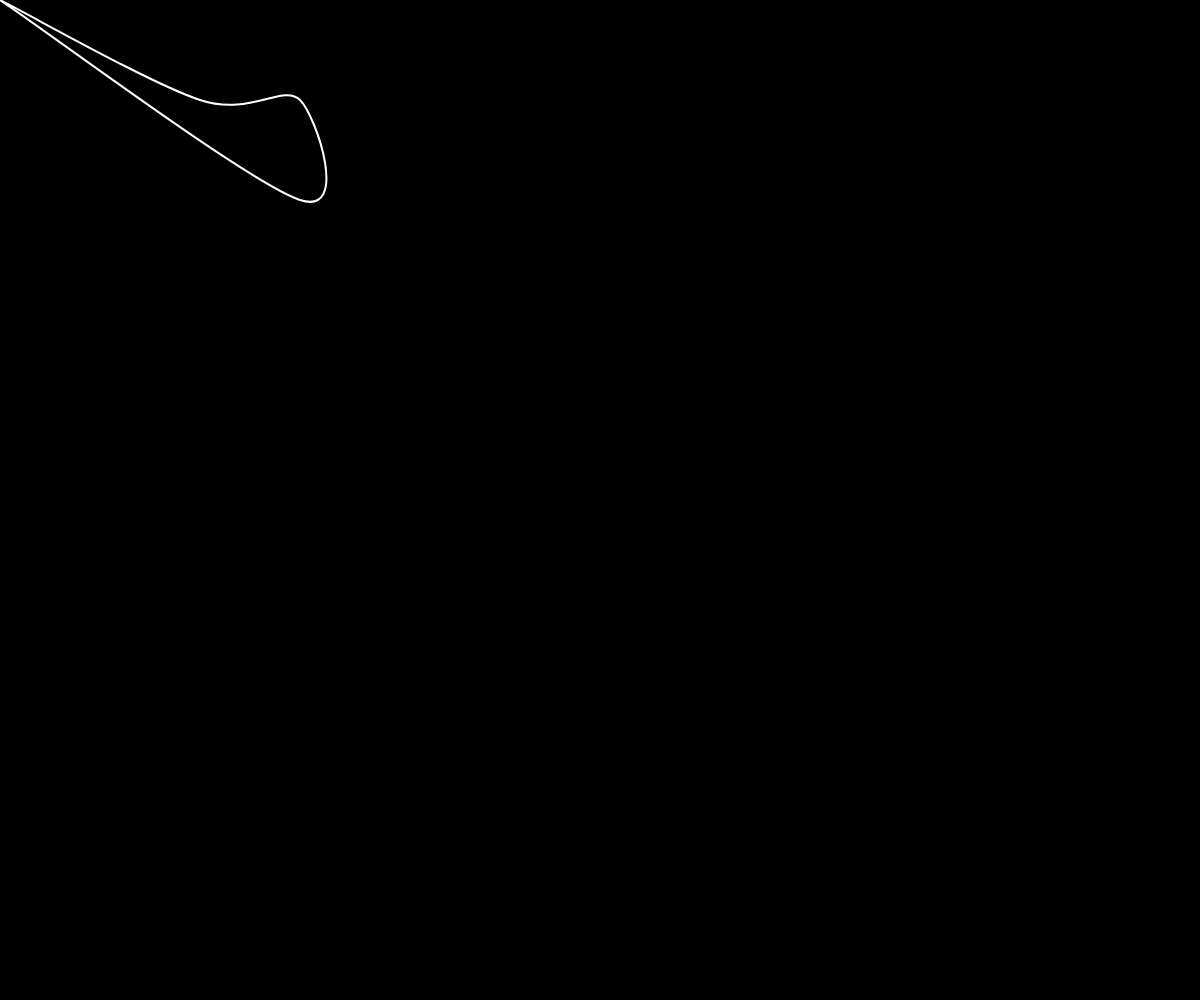
Frame 1 (no input)
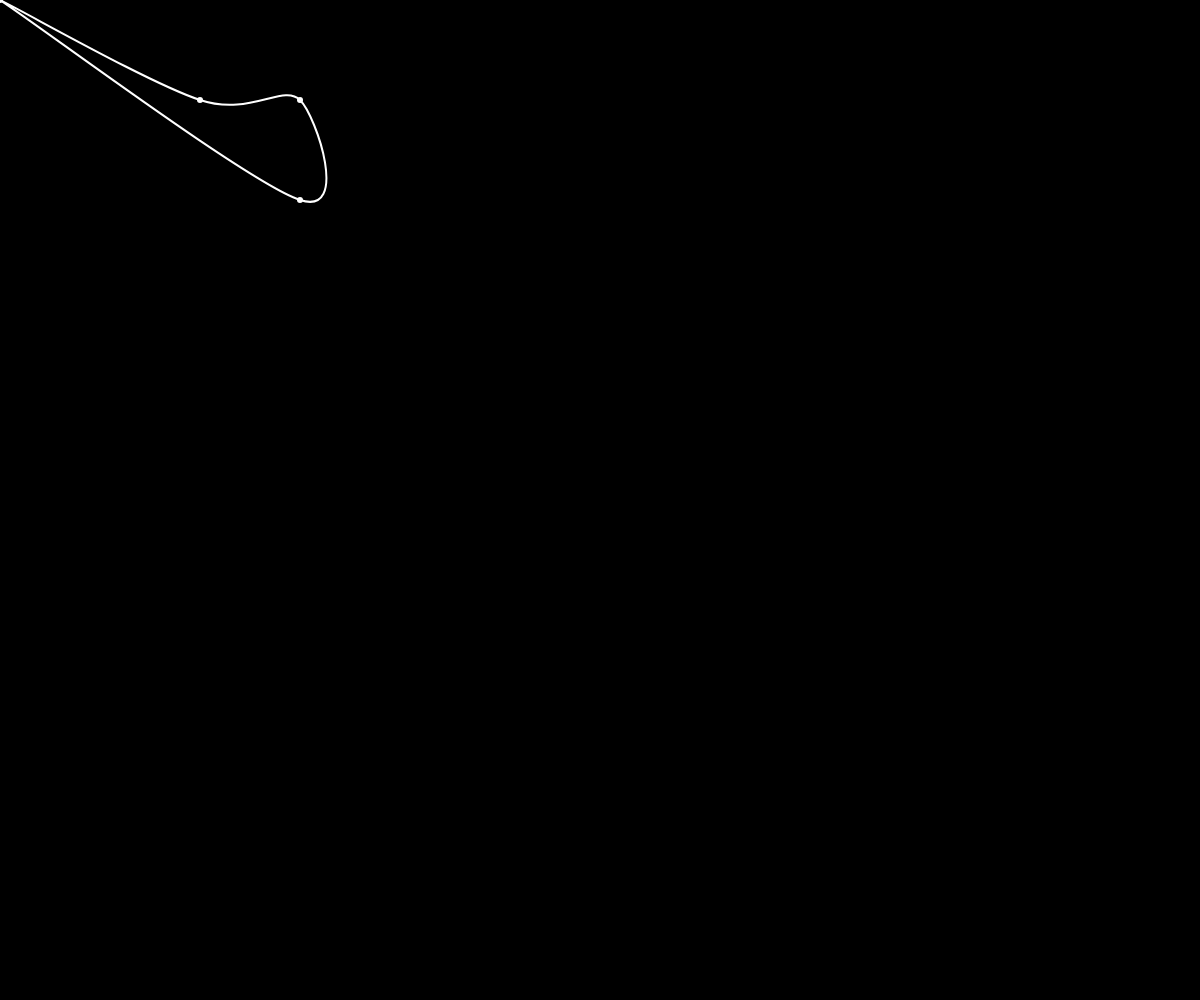
Frame 60 (no input)
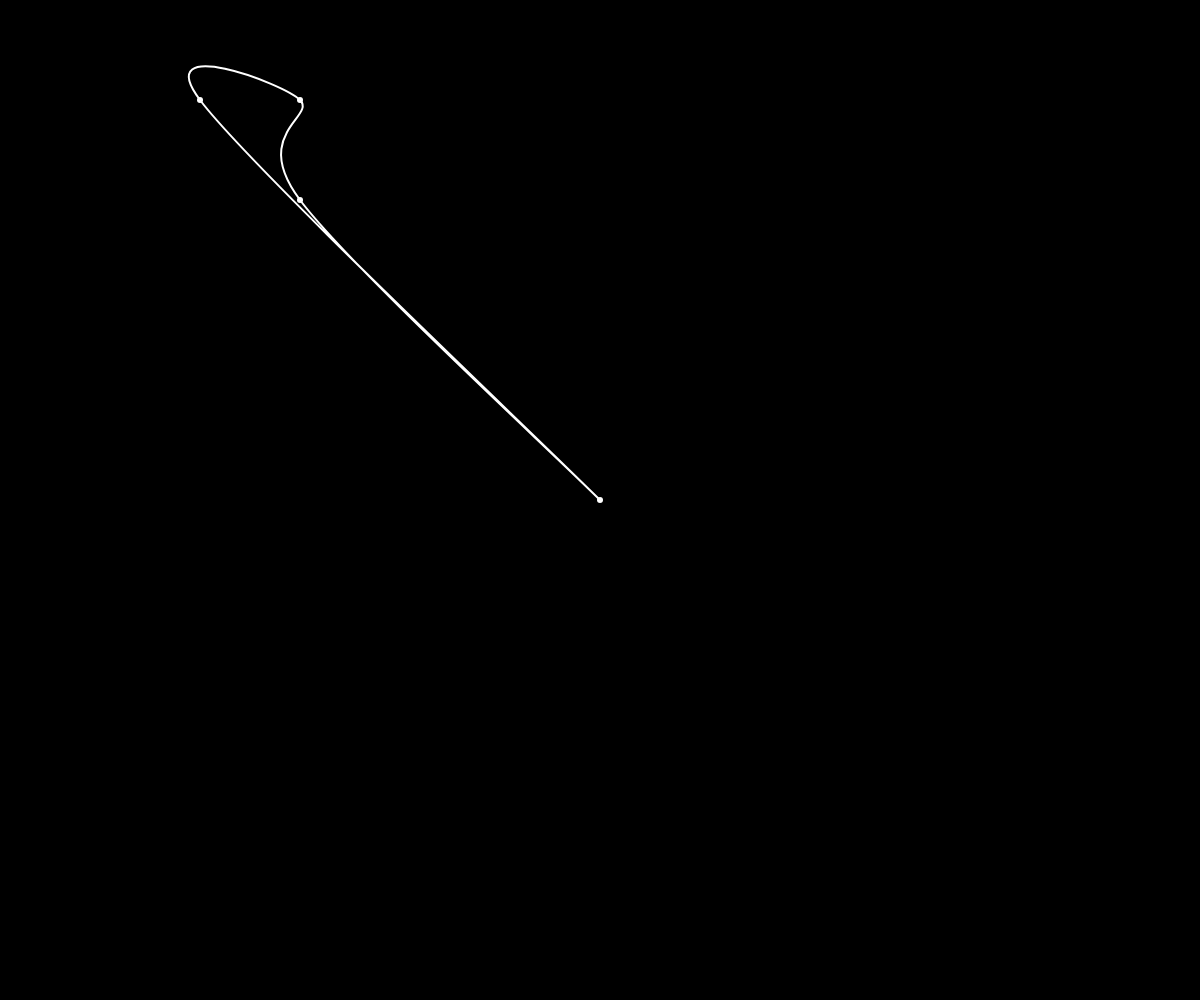
Frame 120 (the mouse pressed at the canvas centre since frame 60)

The p5.js sketch that drew these frames (run headless with seeded random() and noise() and a simulated clock; from frame 60 on, the mouse is pressed at the canvas centre):

// p5.js sketch
// ── sketch.js
// Video: https://www.youtube.com/watch?v=76fiD5DvzeQ&list=PLRqwX-V7Uu6ZmA-d3D0iFIvgrB5_7kB8H&index=22

// 所有形状都是通过连接一系列顶点构成的。 vertex（）用于指定点，线，三角形，四边形和多边形的顶点坐标。 它仅在beginShape（）和endShape（）函数中使用。

function windowResized(){
  resizeCanvas(windowWidth, windowHeight);
}

function setup() {
  createCanvas(windowWidth, windowHeight);

  angleMode(DEGREES);
}

function draw() {
  // demo1();
  // demo2();
  demo3();
}

function demo1() {
  background(0);
  let x = mouseX;
  let y = mouseY;
  let lineWidth = 50;
  stroke(255);
  strokeWeight(4);
  noFill();
  beginShape();
  vertex(x, y);
  vertex(x + lineWidth, y - 20);
  vertex(x + lineWidth + 20, y - lineWidth - 20);
  vertex(x + lineWidth + 20 + 20, y - 20);
  vertex(x + lineWidth + 20 + 20 + lineWidth, y);
  endShape(CLOSE); // 可以传入close闭合点
}

function demo2() {
  background(0);
  stroke(255);
  noFill();
  strokeWeight(3);
  beginShape();
  let r = 100;
  let spacing = map(mouseX, 0, width, 10, 100);
  let maxA = map(mouseY, 0, height, 1, 360);
  for (let a = 0; a < maxA; a += spacing) {
    let x = r * sin(a) + 200;
    let y = r * cos(a) + 200;
    vertex(x, y);
  }
  endShape(CLOSE);
}

function demo3() {
  background(0);

  strokeWeight(6);
  point(mouseX, mouseY);

  point(200, 100);
  point(200 + 100, 100);

  point(300, 200);
  // point(mouseX, mouseY);

  stroke(255);
  noFill();
  strokeWeight(2);
  beginShape();
  // vertex(100, 200);
  // vertex(200, 50);
  // vertex(300, 200);
  curveVertex(mouseX, mouseY);
  curveVertex(mouseX, mouseY);

  curveVertex(200, 100);
  curveVertex(200 + 100, 100);

  curveVertex(300, 200);
  // curveVertex(mouseX, mouseY);
  // curveVertex(mouseX, mouseY);
  endShape(CLOSE);
}
